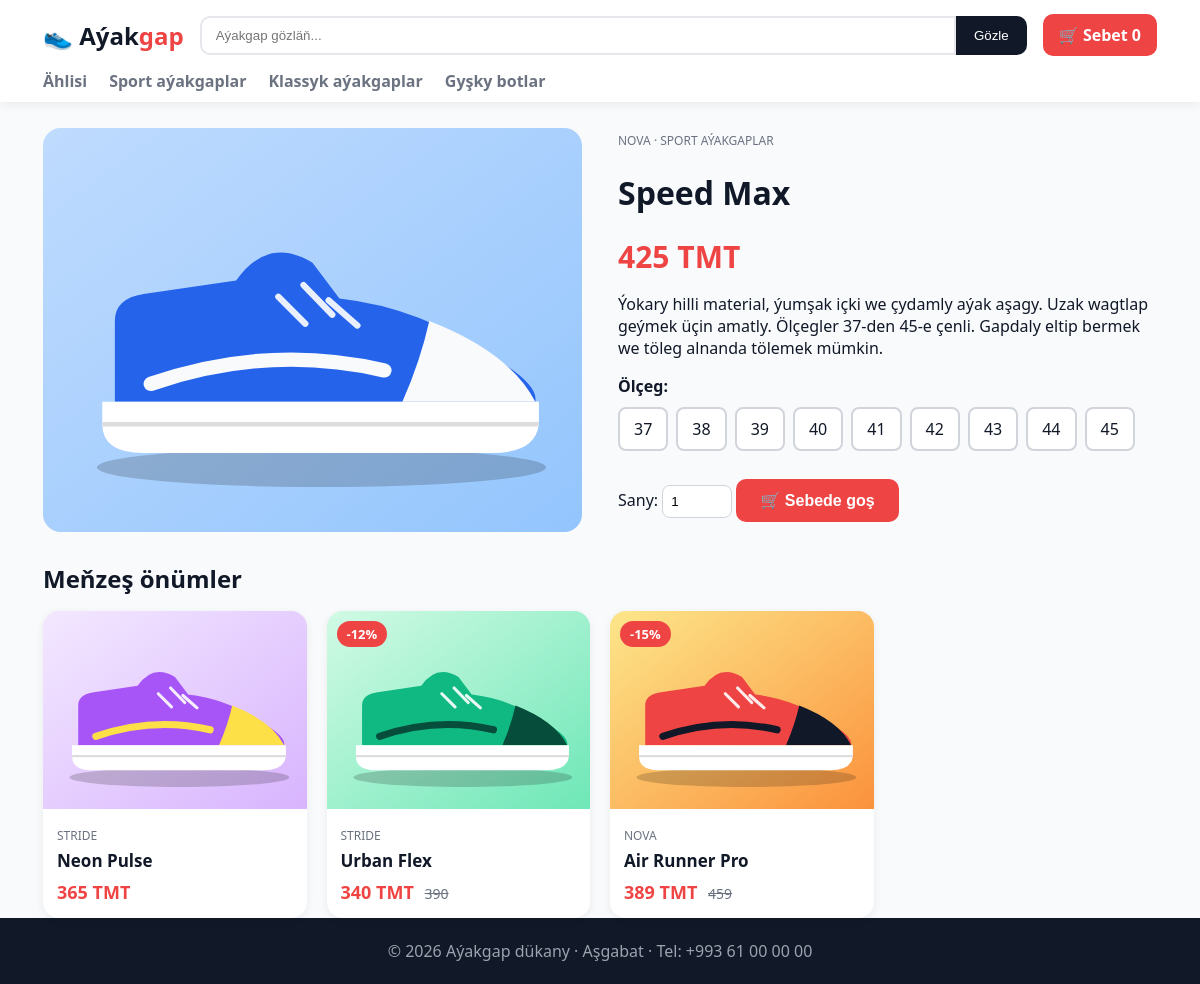
Page /product/speed-max/ on the committed database.
### shop/models.py (models this page shows, shortened)
class Category(models.Model):
    name = models.CharField("Ady", max_length=80)
    slug = models.SlugField(unique=True)
    class Meta:
        verbose_name = "Kategoriýa"
        verbose_name_plural = "Kategoriýalar"

class Product(models.Model):
    category = models.ForeignKey(Category, on_delete=models.CASCADE, related_name="products", verbose_name="Kategoriýa")
    name = models.CharField("Ady", max_length=150)
    slug = models.SlugField(unique=True)
    brand = models.CharField("Brend", max_length=80, blank=True)
    price = models.DecimalField("Bahasy (TMT)", max_digits=10, decimal_places=2)
    old_price = models.DecimalField("Köne bahasy", max_digits=10, decimal_places=2, null=True, blank=True)
    description = models.TextField("Beýany", blank=True)
    image = models.ImageField("Surat", upload_to="products/")
    featured = models.BooleanField("Esasy sahypada", default=False)
    in_stock = models.BooleanField("Bar", default=True)
    created = models.DateTimeField(auto_now_add=True)
    class Meta:
        ordering = ["-created"]
        verbose_name = "Önüm"
        verbose_name_plural = "Önümler"
    def get_absolute_url(self): return reverse("product_detail", args=[self.slug])
    @property
    def discount(self):
        if self.old_price and self.old_price > self.price:
            return int(100 - self.price * 100 / self.old_price)
        return 0

### shop/views.py (the view)
# urls.py: path("product/<slug:slug>/", views.product_detail, name="product_detail"),
def product_detail(request, slug):
    p = get_object_or_404(Product, slug=slug)
    related = Product.objects.filter(category=p.category).exclude(pk=p.pk)[:4]
    return render(request, "shop/detail.html", {"p": p, "sizes": SIZES, "related": related})

### shop/cart.py (called while the page is built)
    def count(self):
        return sum(self.cart.values())

### shop/context_processors.py (called while the page is built)
def shop_globals(request):
    return {"nav_categories": Category.objects.all(), "cart_count": Cart(request).count()}

### shop/templates/shop/detail.html (shortened to what this page needs)
{% extends "base.html" %}
{% block content %}
<div class="detail">
  <div class="imgbox big"><img src="{{ p.image.url }}" alt="{{ p.name }}">
    {% if p.discount %}<span class="badge">-{{ p.discount }}%</span>{% endif %}</div>
  <div>
    <small>{{ p.brand }} · {{ p.category.name }}</small>
    <h1>{{ p.name }}</h1>
    <div class="price lg">{{ p.price|floatformat:0 }} TMT {% if p.old_price %}<s>{{ p.old_price|floatformat:0 }}</s>{% endif %}</div>
    <p>{{ p.description }}</p>
    {% if p.in_stock %}
    <form method="post" action="{% url 'cart_add' p.pk %}">{% csrf_token %}
      <b>Ölçeg:</b>
      <div class="sizes">
        {% for s in sizes %}<label><input type="radio" name="size" value="{{ s }}" required><span>{{ s }}</span></label>{% endfor %}
      </div>
      <label>Sany: <input class="qty" type="number" name="qty" value="1" min="1" max="10"></label>
      <button class="btn">🛒 Sebede goş</button>
    </form>
    {% else %}<p class="msg error">Häzirlikçe ýok.</p>{% endif %}
  </div>
</div>
{% if related %}<h2>Meňzeş önümler</h2>
<div class="grid">{% for p in related %}{% include "shop/_card.html" %}{% endfor %}</div>{% endif %}
{% endblock %}

### templates/base.html (shortened to what this page needs)
{% load static %}
<!DOCTYPE html>
<html lang="tk">
<head>
<link rel="stylesheet" href="{% static 'css/style.css' %}">
</head>
<body>
<header class="top">
  <div class="wrap bar">
    <a class="logo" href="{% url 'home' %}">👟 Aýak<span>gap</span></a>
    <form class="search" action="{% url 'catalog' %}" method="get">
      <input name="q" placeholder="Aýakgap gözläň..." value="{{ q|default:'' }}">
      <button>Gözle</button>
    </form>
    <a class="cart-link" href="{% url 'cart' %}">🛒 Sebet <b>{{ cart_count }}</b></a>
  </div>
  <nav class="wrap nav">
    <a href="{% url 'catalog' %}">Ählisi</a>
    {% for c in nav_categories %}<a href="{% url 'category' c.slug %}">{{ c.name }}</a>{% endfor %}
  </nav>
</header>
<main class="wrap">
  {% block content %}{% endblock %}
</main>
<footer>
  <div class="wrap">© 2026 Aýakgap dükany · Aşgabat · Tel: +993 61 00 00 00</div>
</footer>
</body>
</html>

### shop/templates/shop/_card.html
<a class="card" href="{{ p.get_absolute_url }}">
  <div class="imgbox">
    <img src="{{ p.image.url }}" alt="{{ p.name }}" loading="lazy">
    {% if p.discount %}<span class="badge">-{{ p.discount }}%</span>{% endif %}
  </div>
  <div class="info">
    <small>{{ p.brand }}</small>
    <h3>{{ p.name }}</h3>
    <div class="price">{{ p.price|floatformat:0 }} TMT
      {% if p.old_price %}<s>{{ p.old_price|floatformat:0 }}</s>{% endif %}</div>
  </div>
</a>

### static/css/style.css (style rules this page uses)
:root { --p:#ef4444;--d:#111827;--g:#6b7280;--bg:#f8fafc }
* { box-sizing:border-box }
body { margin:0;font-family:system-ui,Segoe UI,Arial,sans-serif;background:var(--bg);color:var(--d) }
a { color:inherit;text-decoration:none }
.wrap { max-width:1150px;margin:0 auto;padding:0 18px }
.top { background:#fff;box-shadow:0 2px 10px #0001;position:sticky;top:0;z-index:5 }
.bar { display:flex;align-items:center;gap:16px;padding:14px 18px }
.logo { font-size:24px;font-weight:800 }
.logo span { color:var(--p) }
.search { flex:1;display:flex }
.search input { flex:1;padding:10px 14px;border:2px solid #e5e7eb;border-radius:10px 0 0 10px;outline:0 }
.search button { background:var(--d);color:#fff;border:0;padding:0 18px;border-radius:0 10px 10px 0;cursor:pointer }
.cart-link { background:var(--p);color:#fff;padding:10px 16px;border-radius:10px;font-weight:600 }
.nav { display:flex;gap:22px;padding-bottom:10px;font-weight:600;color:var(--g);overflow-x:auto }
main { min-height:70vh;padding-bottom:40px }
.btn { display:inline-block;background:var(--p);color:#fff;border:0;padding:12px 24px;border-radius:10px;font-size:16px;font-weight:700;cursor:pointer;margin-top:12px }
h2 { margin:30px 0 16px }
.grid { display:grid;grid-template-columns:repeat(auto-fill,minmax(240px,1fr));gap:20px }
.card { background:#fff;border-radius:16px;overflow:hidden;box-shadow:0 2px 8px #0001;transition:.2s }
.imgbox { position:relative;aspect-ratio:4/3;background:#eee }
.imgbox img { width:100%;height:100%;object-fit:cover;display:block }
.badge { position:absolute;top:10px;left:10px;background:var(--p);color:#fff;padding:4px 10px;border-radius:20px;font-size:13px;font-weight:700 }
.info { padding:14px }
.info small,.detail small { color:var(--g);text-transform:uppercase;font-size:12px }
.info h3 { margin:4px 0 8px;font-size:17px }
.price { font-weight:800;font-size:18px;color:var(--p) }
.price s { color:var(--g);font-weight:400;font-size:14px;margin-left:6px }
.price.lg { font-size:30px;margin:10px 0 }
.detail { display:grid;grid-template-columns:1fr 1fr;gap:36px;margin-top:26px }
.imgbox.big { border-radius:18px;overflow:hidden }
.sizes { display:flex;flex-wrap:wrap;gap:8px;margin:10px 0 16px }
.sizes span { display:block;padding:9px 14px;border:2px solid #d1d5db;border-radius:8px;cursor:pointer;background:#fff }
.qty { width:70px;padding:8px;border-radius:8px;border:1px solid #d1d5db }
footer { background:var(--d);color:#9ca3af;padding:22px 0;text-align:center }

### rows in the picture
Category: name "Sport aýakgaplar"
Category: name "Klassyk aýakgaplar"
Category: name "Gyşky botlar"
Product: image (picture), brand "NOVA", category.name "SPORT AÝAKGAPLAR", name "Speed Max", price "425", description "Ýokary hilli material, ýumşak içki we çydamly aýak aşagy. Uzak wagtlap geýmek üçin amatly. Ölçegler 37-den 45-e çenli. Gapdaly eltip bermek we töleg alnanda tölemek mümkin."
Product: image (picture), brand "STRIDE", name "Neon Pulse", price "365"
Product: image (picture), discount "12", brand "STRIDE", name "Urban Flex", price "340", old_price "390"
Product: image (picture), discount "15", brand "NOVA", name "Air Runner Pro", price "389", old_price "459"

### other values in the picture
{{ cart_count }} "0"
{{ s }} "37" "38" "39" "40" "41" "42" "43" "44" "45"
